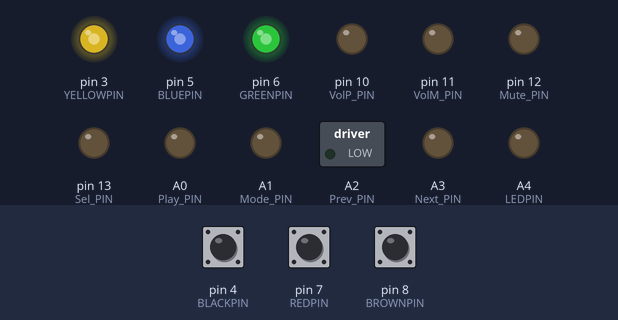
A sketch run on a simulated Arduino Uno, built with avr-gcc and run on an emulated ATmega328P. Shown: switched loads named in the sketch (green lamp = pin HIGH), output pins drawn as LEDs (lit = HIGH). Dashed ring = blinking. The test bench sets the inputs (shaded band); at power-on: pin 4 (BLACKPIN) HIGH, pin 8 (BROWNPIN) HIGH, pin 7 (REDPIN) HIGH.

Above: at 2.1 s.
2.2 s: pin 4 (BLACKPIN) pulled LOW for 0.15 s
At 2.41 s:
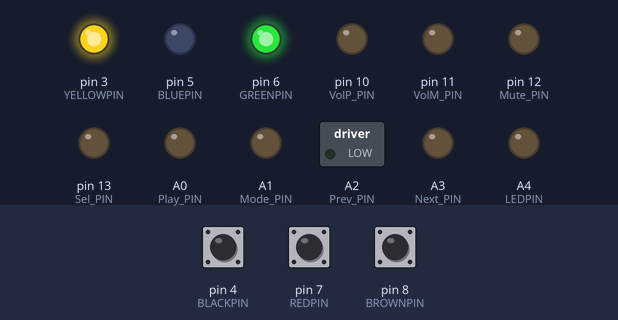
3.9 s: pin 8 (BROWNPIN) pulled LOW for 0.15 s
At 4.11 s:
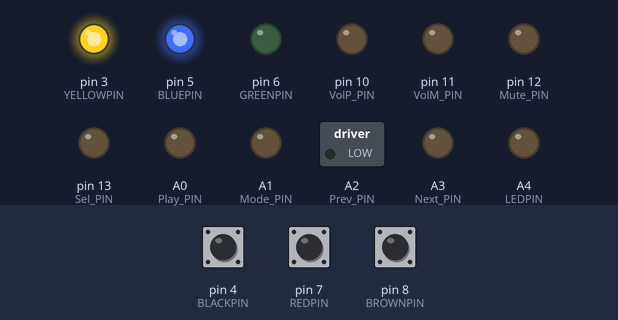
5.5 s: pin 7 (REDPIN) pulled LOW for 1 s
At 6.55 s:
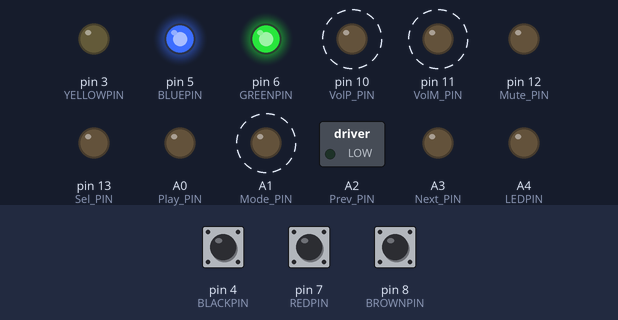
8.5 s: pin 7 (REDPIN) pulled LOW for 0.15 s
At 8.71 s:
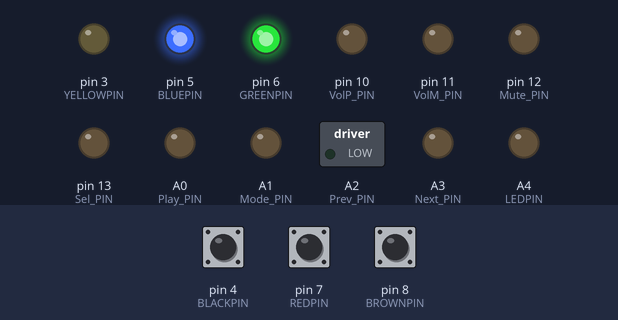
10.1 s: pin 8 (BROWNPIN) pulled LOW for 1 s
At 12.2 s:
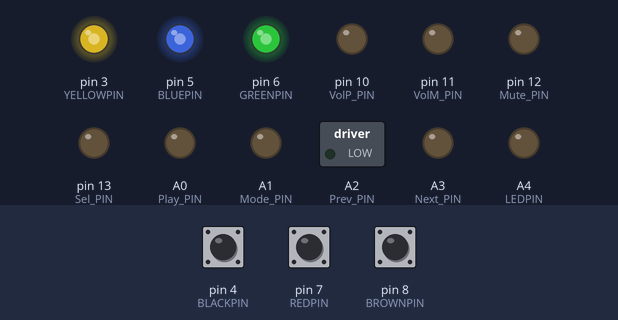
13.1 s: pin 8 (BROWNPIN) pulled LOW for 0.15 s
At 13.6 s:
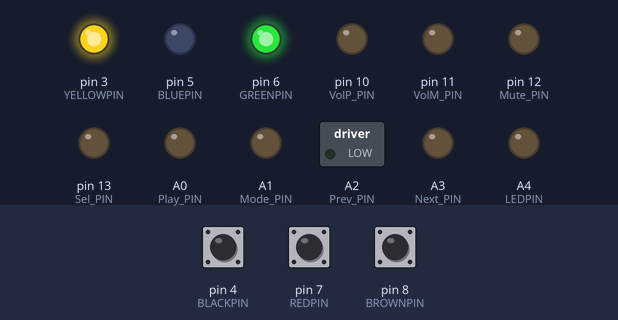
Timing chart, 0 to 16.1 s (numbered marks = the images above; inputs shaded):
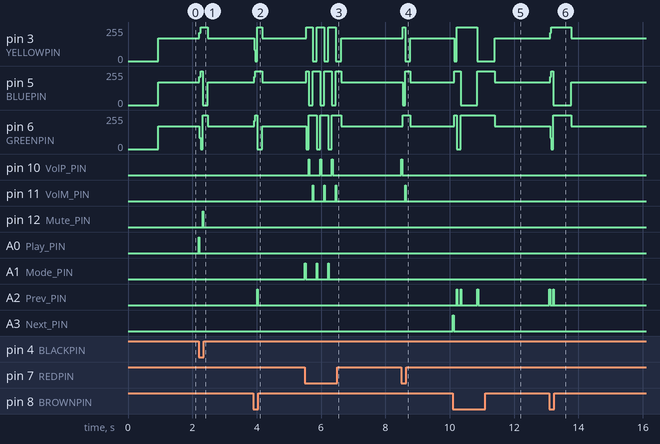

Measured:
- after the input at 2.2 s, pin 3 (YELLOWPIN), pin 6 (GREENPIN): 170/255 → 255/255 at once, → 170/255 0.26 s later; pin 5 (BLUEPIN): 170/255 → 0/255 at once, → 170/255 0.26 s later; pin 12 (Mute_PIN): LOW → HIGH after 0.12 s, → LOW 0.02 s later; A0 (Play_PIN): LOW → HIGH at once, → LOW 0.02 s later
- after the input at 3.9 s, pin 3 (YELLOWPIN), pin 5 (BLUEPIN): 170/255 → 255/255 at once, → 170/255 0.26 s later; pin 6 (GREENPIN): 170/255 → 0/255 at once, → 170/255 0.26 s later; A2 (Prev_PIN): LOW → HIGH after 0.12 s, → LOW 0.02 s later
- after the input at 5.5 s, pin 3 (YELLOWPIN): 170/255 → 255/255 at once, then repeats every 0.36 s: 0/255 0.12 s, 255/255 0.24 s, until it stays 170/255 from 6.6 s; pin 6 (GREENPIN): 170/255 → 0/255 at once, then repeats every 0.36 s: 255/255 0.24 s, 0/255 0.12 s, until it stays 170/255 from 6.6 s
- after the input at 8.5 s, pin 3 (YELLOWPIN): 170/255 → 255/255 at once, → 0/255 0.08 s later, → 170/255 0.16 s later; pin 5 (BLUEPIN): 170/255 → 0/255 at once, → 255/255 0.08 s later, → 170/255 0.16 s later
- after the input at 10.1 s, pin 3 (YELLOWPIN): 170/255 → 0/255 at once, → 255/255 0.08 s later, → 0/255 0.64 s later, → 170/255 0.54 s later; pin 5 (BLUEPIN): 170/255 → 255/255 at once, → 0/255 0.20 s later, → 255/255 0.52 s later, → 170/255 0.54 s later
- after the input at 13.1 s, pin 3 (YELLOWPIN), pin 6 (GREENPIN): 170/255 → 255/255 at once, → 170/255 0.66 s later; pin 5 (BLUEPIN): 170/255 → 0/255 at once, → 170/255 0.66 s later; A2 (Prev_PIN): alternates HIGH for 0.02 s and LOW for 0.10 s, 4 changes in all, then stays LOW, starting at once

The sketch:

autoradio.ino
```cpp
//http://pastebin.com/fXbScxV4
// ############################################################################################################
// #  This code is meant to interface a 6-wire Renault Twingo / Clio steering wheel remote control with       #
// #                                                                                                          #
// ############################################################################################################
//

// Renault Twingo / Clio steering wheel remote wire functions
// pin_cycle_current  1     0              2
//         OUTPUTS    BLUE  GREEN          YELLOW
// INPUTS  PIN#       3     5              6
// BLACK   2          MUTE  TOP RIGHT BTN  TOP LEFT BTN
// RED     4          ++  BOTTOM BTN     VOL-
//                    HIGH  HIGH           LOW    SCROLL UP (CCW)
// BROWN   7          HIGH  LOW            HIGH  SCROLLWHEEL
//                    LOW   HIGH           HIGH   SCROLL DN (CW)
// Outputs are set LOW one at a time (the other outputs will be HIGH). Inputs (with internal pull-up) are then evaluated.
//   If an input is being pulled LOW this means a button is being pressed. Taking into account which output is currently LOW
//   we know which button this is. For example, is output pin 3 (Blue wire) is currently LOW and we also read LOW on
//   input pin 2 (Black) we know the MUTE button is being pressed.
// For the scrollwheel we must take into account its last known position in order to determine if there has been a change.
// We can determine the direction based on which pins are being pulled LOW.

// Connect Renault Twingo / Clio steering wheel remote wires to these pins
#define BLACKPIN    4 // D4 Bruin/Wit
#define BLUEPIN     5 // D5 Blauw
#define REDPIN      7 // D7 Oranje/Wit
#define GREENPIN    6 // D6 Groen
#define YELLOWPIN   3 // D3 Oranje
#define BROWNPIN    8 // D8 Bruin

#define LEDPIN A4

// On-board LED, useful for debugging
#define  VolP_PIN 10
#define  VolM_PIN 11
#define  Mute_PIN 12
#define  Next_PIN A3
#define  Prev_PIN A2
#define  Sel_PIN  13
#define  Play_PIN A0
#define  Mode_PIN A1

//Groen:    Vol+
//Groenwit: Vol-
//Blauw:    Mute/Pwr
//oranjewit:Next>>|
//oranje:   Prev |<<
//Blauwwit: Sel
//Bruin:    1/play >
//Bruinwit: Mode

// Set number of output pins and put those pins in an array to cycle through when polling the input pins
#define OUT_PINS 3
unsigned char out_pins[OUT_PINS] = {GREENPIN, BLUEPIN, YELLOWPIN};
unsigned char oldKey = 0;
unsigned int dly = 500;
void setup() {

  // Set the pins connected to the steering wheel remote as input / output
  pinMode(BLACKPIN, INPUT_PULLUP);
  pinMode(BLUEPIN, OUTPUT);
  pinMode(REDPIN, INPUT_PULLUP);
  pinMode(GREENPIN, OUTPUT);
  pinMode(YELLOWPIN, OUTPUT);
  pinMode(BROWNPIN, INPUT_PULLUP);

  pinMode(VolP_PIN, OUTPUT);
  pinMode(VolM_PIN, OUTPUT);
  pinMode(Mute_PIN, OUTPUT);
  pinMode(Next_PIN, OUTPUT);
  pinMode(Prev_PIN, OUTPUT);
  pinMode(Sel_PIN, OUTPUT);
  pinMode(Play_PIN, OUTPUT);
  pinMode(Mode_PIN, OUTPUT);

  pinMode(LEDPIN, OUTPUT);                  // Set pin connected to on-board LED as output...
  digitalWrite(LEDPIN, LOW);                // ...and turn LED off
  for (unsigned char i = 0; i <= 7; i++) {  // Flash on-board LED a few times so it's easy to see when the Arduino is ready
    delay(100);
    digitalWrite(LEDPIN, !digitalRead(LEDPIN));
  }
  delay(100);
  digitalWrite(LEDPIN, LOW);                // Make sure LED ends up being off
}

// The steering wheel remote has 6 buttons and a scrollwheel, interfaced via 6 wires.
// This function will cycle through the output pins, setting one pin LOW at a time.
// It will then poll the input pins to see which input pins - if any - are pulled LOW.
unsigned char GetInput(void) {
  static unsigned char pin_cycle_current = 0;  // To keep track of which output pin is currently LOW
  static unsigned char pin_cycle_stored;       // To store the last known scrollwheel position
  static boolean first_run = true;             // After booting, there is no known last position for the scrollwheel
                                               // So on the first poll of the scrollwheel just store the current position and don't send a command

  unsigned char i;

  if (++pin_cycle_current > (OUT_PINS - 1)) pin_cycle_current = 0;     // Reset pin_cycle_current counter after last pin

  for (i = 0; i < OUT_PINS; i++) {                                     // Cycle through the output pins, setting one of them LOW and the rest HIGH
    if (i == pin_cycle_current)
      digitalWrite(out_pins[i], LOW);
    else
      digitalWrite(out_pins[i], HIGH);
  }

  if (!digitalRead(BROWNPIN)) {                                        // We're only interested if this pin is being pulled LOW
    if (pin_cycle_current != pin_cycle_stored) {                       // If the output that's currently LOW is different from the one that was LOW the last time
                                                                       //   we came through here, then the scrollwheel has changed position
      signed char scrollwheel_current = pin_cycle_current - pin_cycle_stored; // Result of this calculation can range from -2 to 2
      pin_cycle_stored = pin_cycle_current;                            // Store which output pin is currently LOW
      if (first_run) {                                                 // If this is the first run, don't send a command
        first_run = false;                                             //   (since there was no previously known scrollwheel position)
        return 1;
      }
      if ((scrollwheel_current == 1) || (scrollwheel_current == -2)) { // If above calculation resulted in 1 or -2 the scrollwheel was rotated up (ccw)
        return Prev_PIN;
      }else {                                        // If above calculation resulted in anything else the scrollwheel was rotated down (cw)
        return Next_PIN;
      }
    }
  }

  if (!digitalRead(REDPIN)) {   // We're only interested if this pin is being pulled LOW
    switch(pin_cycle_current) {
    case 0:                     // RED (input) is LOW while GREEN (output) is LOW: bottom button pressed
      return Mode_PIN;
      break;
    case 1:                     // RED (input) is LOW while BLUE (output) is LOW: volume + button pressed
      return VolP_PIN;
      break;
    case 2:                     // RED (input) is LOW while YELLOW (output) is LOW: volume - button pressed
      return VolM_PIN;
      break;
    }
  }

  if (!digitalRead(BLACKPIN)) { // We're only interested if this pin is being pulled LOW
    switch(pin_cycle_current) {
    case 0:                     // BLACK (input) is LOW while GREEN (output) is LOW: top right button is pressed
      //aButtons[Play] = true;
      return Play_PIN;
      break;
    case 1:                     // BLACK (input) is LOW while BLUE (output) is LOW: mute button is pressed
      //aButtons[Mute] = true;
      return Mute_PIN;
      break;
    case 2:                     // BLACK (input) is LOW while YELLOW (output) is LOW: top left button is pressed
      //aButtons[Mode] = true;
      return Mode_PIN;
      break;
    }
  }

  return 0;
}

void loop() {
  unsigned char Key = GetInput();  // If any buttons are being pressed the GetInput() function will return the appropriate command code
  if (Key) {  // If no buttons are being pressed the function will have returned 0 and no command will be sent
    //digitalWrite(VolP_PIN,aButtons[VolP]);
    digitalWrite(Key,HIGH);
    delay(20);
    digitalWrite(Key,LOW);
    if(oldKey == Key)
    {
      delay(dly);
      dly = dly - 20;
      if(dly < 100)
      {
        dly = 100;
      }
    }
    else
    {
      delay(100);
    }
  }
  if(oldKey != Key)
  {
      dly = 500;
  }
  oldKey = Key;
}
```
